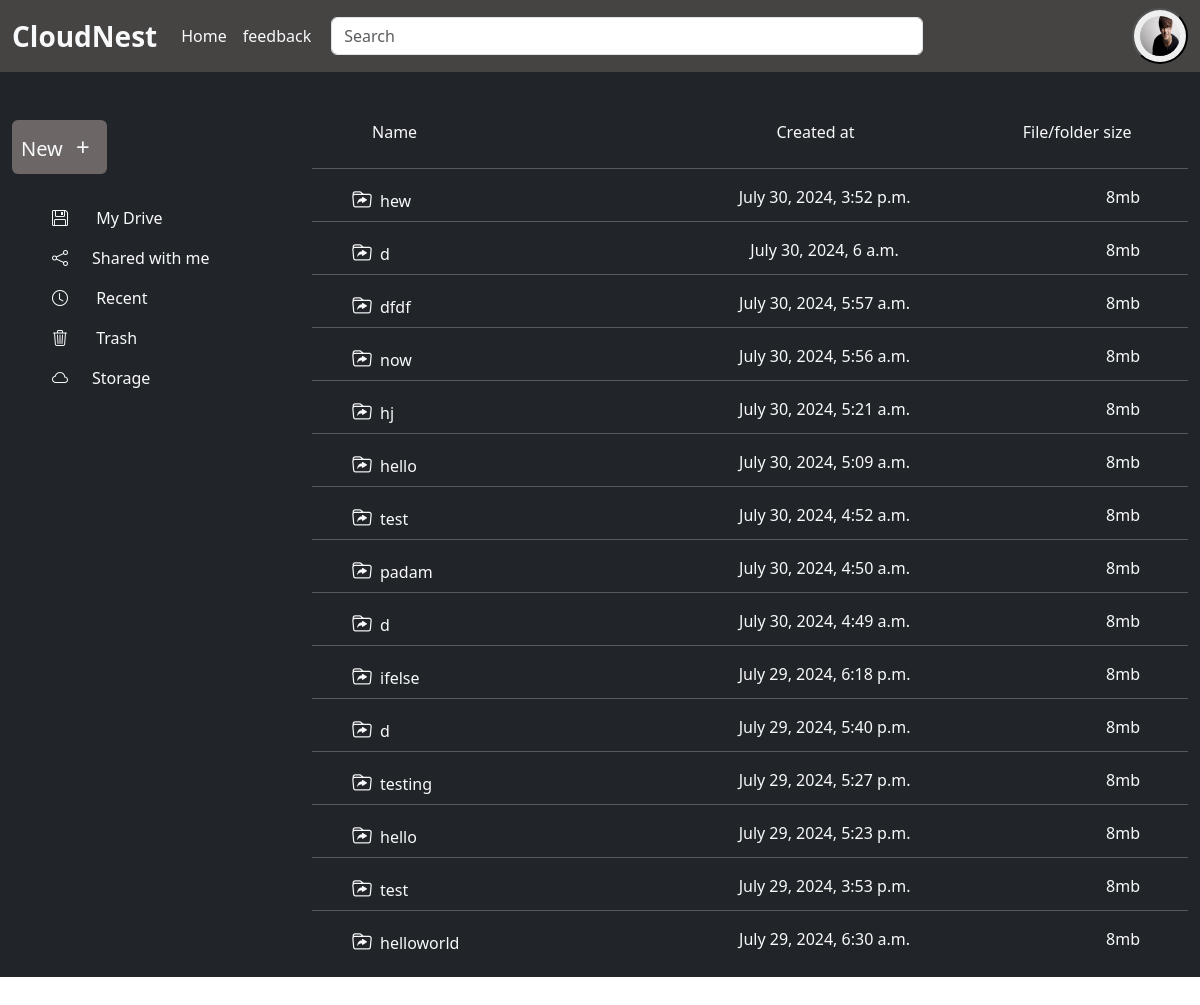
/cloudNest/folder/35 (signed in), run on the app's committed database.
### drive/models.py (models this page shows, shortened)
class InnerFolder(models.Model):
    folderName= models.CharField(max_length=50,default='Folder')
    parentFolder = models.ForeignKey(Folder,on_delete=models.CASCADE)
    created_at = models.DateTimeField(auto_now_add=True)

### drive/views.py (the view, shortened to what this page needs)
# urls.py: path('cloudNest/folder/<int:folder_id>',innerFolder, name="folder"),
def innerFolder(request,folder_id):
    parentfolder = Folder.objects.get(id=folder_id)
    innerFolder = InnerFolder.objects.filter(parentFolder=folder_id).order_by('-id')
    innerFile = InnerFile.objects.filter(fileUser = parentfolder)
    context = {
        'innerFolder':innerFolder,
        'folderId':folder_id,
        'innerFile':innerFile
    }
    return render(request,'innerFolder.html',context)

### drive/templates/innerFolder.html (shortened to what this page needs)
{% extends 'index.html' %}
{% block content %}
<div class=" d-flex h-100vh">
    <div class="left-side-container w-25 container bg-dark pt-5 h-100vh">
        <div class="text-decoration-none d-flex btn_click">
            <button class="btn fs-5 p-2 text-light rounded"  role='button' id="btn">New <span class="fs-4 p-2">+</span></button>
        </div>
           <ul class="mt-4">
            <li class="p-2"><a href="#" class="text-decoration-none text-light"><i class="bi bi-floppy pe-4"></i> My Drive</li></a>
            <li class="p-2"><a href="#" class="text-decoration-none text-light"><i class="bi bi-share pe-4"></i>Shared with me</li></a>
            <li class="p-2"><a href="#" class="text-decoration-none text-light"><i class="bi bi-clock pe-4"></i> Recent</li></a>
            <li class="p-2"><a href="#" class="text-decoration-none text-light"><i class="bi bi-trash3 pe-4"></i> Trash</li></a>
            <li class="p-2"><a href="#" class="text-decoration-none text-light"><i class="bi bi-cloud pe-4"></i>Storage</li></a>
           </ul>
    </div>
    <div class="container-fluid w-75 float-end bg-dark position-relative me-0 pb-3" style="height:auto;padding-bottom: 23px;">
        <div class="container d-flex justify-content-between w-75 ms-5 mt-5 pb-2 sticky-top  text-light">
            <div class="name w-50">Name</div>
            <div class="owner w-25">Created at</div>
            <div class="file_size " style="margin-right: -20%;">File/folder size</div>
        </div>
        <div class="list-group overflow-y-scroll  p-0" style="height:72.3vh;">
        {% if innerFolder %}
            {% for folder in innerFolder %}
            <hr class="text-light">
            <a href="{% url 'subFolder' folder.id %}" class="text-decoration-none text-light d-flex justify-content-between ps-4 pe-4 pt-0" style="height: 20px;">
                <div class  ="folder_name w-25 ps-3"><i class="bi bi-folder-symlink pe-2 fs-5"></i>{{folder.folderName}}</div>
                <div class="folder_name">{{folder.created_at}}</div>
                <div class="folder_name pe-4">8mb</div>
            </a>
            {% endfor %}
          {% endif %}
    </div>
    </div>
</div>
{% endblock content %}

### static/CSS/style.css (style rules this page uses)
.btn { background-color: rgb(109, 102, 102)!important; }

### data on the page
InnerFolder: folderName "hew", created_at "July 30, 2024, 3:52 p.m."
InnerFolder: folderName "d", created_at "July 30, 2024, 6 a.m."
InnerFolder: folderName "dfdf", created_at "July 30, 2024, 5:57 a.m."
InnerFolder: folderName "now", created_at "July 30, 2024, 5:56 a.m."
InnerFolder: folderName "hj", created_at "July 30, 2024, 5:21 a.m."
InnerFolder: folderName "hello", created_at "July 30, 2024, 5:09 a.m."
InnerFolder: folderName "test", created_at "July 30, 2024, 4:52 a.m."
InnerFolder: folderName "padam", created_at "July 30, 2024, 4:50 a.m."
InnerFolder: folderName "d", created_at "July 30, 2024, 4:49 a.m."
InnerFolder: folderName "ifelse", created_at "July 29, 2024, 6:18 p.m."
InnerFolder: folderName "d", created_at "July 29, 2024, 5:40 p.m."
InnerFolder: folderName "testing", created_at "July 29, 2024, 5:27 p.m."
InnerFolder: folderName "hello", created_at "July 29, 2024, 5:23 p.m."
InnerFolder: folderName "test", created_at "July 29, 2024, 3:53 p.m."
InnerFolder: folderName "helloworld", created_at "July 29, 2024, 6:30 a.m."
